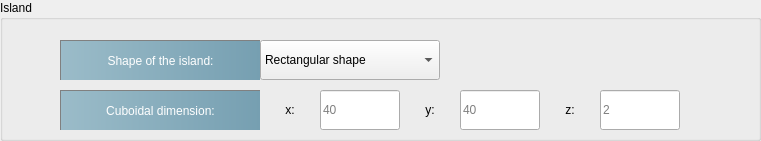
    <widget class="QGroupBox" name="groupBox_6">
     <property name="geometry">
      <rect>
       <x>70</x>
       <y>210</y>
       <width>761</width>
       <height>141</height>
      </rect>
     </property>
     <property name="title">
      <string>Island</string>
     </property>
     <widget class="QLabel" name="label_35">
      <property name="geometry">
       <rect>
        <x>60</x>
        <y>40</y>
        <width>200</width>
        <height>40</height>
       </rect>
      </property>
      <property name="minimumSize">
       <size>
        <width>0</width>
        <height>20</height>
       </size>
      </property>
      <property name="styleSheet">
       <string notr="true">QLabel{
	background-color: qlineargradient(spread:pad, x1:0, y1:0, x2:1, y2:0, stop:0 rgba(155, 188, 201, 255), stop:1 rgba(118, 159, 177, 255))	;
	padding:5px 10px;
width:200px;
height:20px;
	color:white;
border-left: 1px solid gray;
border-top:1px solid gray;
qproperty-alignment: AlignCenter;
width:180px;
height:40px;
}

</string>
      </property>
      <property name="text">
       <string>Shape of the island:</string>
      </property>
      <property name="alignment">
       <set>Qt::AlignCenter</set>
      </property>
     </widget>
     <widget class="QLabel" name="label_36">
      <property name="geometry">
       <rect>
        <x>60</x>
        <y>90</y>
        <width>200</width>
        <height>40</height>
       </rect>
      </property>
      <property name="minimumSize">
       <size>
        <width>0</width>
        <height>20</height>
       </size>
      </property>
      <property name="styleSheet">
       <string notr="true">QLabel{
	background-color: qlineargradient(spread:pad, x1:0, y1:0, x2:1, y2:0, stop:0 rgba(155, 188, 201, 255), stop:1 rgba(118, 159, 177, 255))	;
	padding:5px 10px;
width:200px;
height:20px;
	color:white;
border-left: 1px solid gray;
border-top:1px solid gray;
qproperty-alignment: AlignCenter;
width:180px;
height:40px;
}

</string>
      </property>
      <property name="text">
       <string>Cuboidal dimension:</string>
      </property>
      <property name="alignment">
       <set>Qt::AlignCenter</set>
      </property>
     </widget>
     <widget class="QComboBox" name="choiceIslandShape_Combo">
      <property name="geometry">
       <rect>
        <x>260</x>
        <y>40</y>
        <width>180</width>
        <height>40</height>
       </rect>
      </property>
      <property name="minimumSize">
       <size>
        <width>74</width>
        <height>40</height>
       </size>
      </property>
      <property name="maximumSize">
       <size>
        <width>1000</width>
        <height>16777215</height>
       </size>
      </property>
      <property name="toolTip">
       <string>&lt;html&gt;&lt;head/&gt;&lt;body&gt;&lt;p&gt;Island in-plane shape: &lt;/p&gt;&lt;p&gt;0 means 2d array in 'islandShape.in'.&lt;/p&gt;&lt;p&gt;1 means rectangular.&lt;/p&gt;&lt;p&gt;2 means elliptical shape defined in the next line (only for nf/=0 and ni3/=0).&lt;/p&gt;&lt;/body&gt;&lt;/html&gt;</string>
      </property>
      <property name="currentIndex">
       <number>1</number>
      </property>
      <item>
       <property name="text">
        <string>Islandshape.in</string>
       </property>
      </item>
      <item>
       <property name="text">
        <string>Rectangular shape</string>
       </property>
      </item>
      <item>
       <property name="text">
        <string>Elliptical shape</string>
       </property>
      </item>
     </widget>
     <widget class="QLineEdit" name="ni1_LE">
      <property name="geometry">
       <rect>
        <x>320</x>
        <y>90</y>
        <width>80</width>
        <height>40</height>
       </rect>
      </property>
      <property name="minimumSize">
       <size>
        <width>80</width>
        <height>40</height>
       </size>
      </property>
      <property name="maximumSize">
       <size>
        <width>80</width>
        <height>16777215</height>
       </size>
      </property>
      <property name="toolTip">
       <string>&lt;html&gt;&lt;head/&gt;&lt;body&gt;&lt;p&gt;Number of grids along length (x direction) of the magnetic island (only for choiceIslandShape=1,2 and nf=0)&lt;/p&gt;&lt;/body&gt;&lt;/html&gt;</string>
      </property>
      <property name="placeholderText">
       <string>40</string>
      </property>
     </widget>
     <widget class="QLabel" name="ni1_LB">
      <property name="geometry">
       <rect>
        <x>260</x>
        <y>90</y>
        <width>60</width>
        <height>40</height>
       </rect>
      </property>
      <property name="minimumSize">
       <size>
        <width>60</width>
        <height>20</height>
       </size>
      </property>
      <property name="maximumSize">
       <size>
        <width>60</width>
        <height>16777215</height>
       </size>
      </property>
      <property name="toolTip">
       <string>&lt;html&gt;&lt;head/&gt;&lt;body&gt;&lt;p&gt;Number of grids along length (x direction) of the magnetic island (only for choiceIslandShape=1,2 and nf=0)&lt;/p&gt;&lt;/body&gt;&lt;/html&gt;</string>
      </property>
      <property name="text">
       <string>x:</string>
      </property>
      <property name="alignment">
       <set>Qt::AlignCenter</set>
      </property>
     </widget>
     <widget class="QLabel" name="ni2_LB">
      <property name="geometry">
       <rect>
        <x>400</x>
        <y>90</y>
        <width>60</width>
        <height>40</height>
       </rect>
      </property>
      <property name="minimumSize">
       <size>
        <width>60</width>
        <height>20</height>
       </size>
      </property>
      <property name="maximumSize">
       <size>
        <width>60</width>
        <height>16777215</height>
       </size>
      </property>
      <property name="toolTip">
       <string>&lt;html&gt;&lt;head/&gt;&lt;body&gt;&lt;p&gt;Number of grids along width (y direction) of the magnetic island (only for choiceIslandShape=1,2 and nf=0)&lt;/p&gt;&lt;/body&gt;&lt;/html&gt;</string>
      </property>
      <property name="text">
       <string>y:</string>
      </property>
      <property name="alignment">
       <set>Qt::AlignCenter</set>
      </property>
     </widget>
     <widget class="QLineEdit" name="ni2_LE">
      <property name="geometry">
       <rect>
        <x>460</x>
        <y>90</y>
        <width>80</width>
        <height>40</height>
       </rect>
      </property>
      <property name="minimumSize">
       <size>
        <width>80</width>
        <height>40</height>
       </size>
      </property>
      <property name="maximumSize">
       <size>
        <width>80</width>
        <height>16777215</height>
       </size>
      </property>
      <property name="toolTip">
       <string>&lt;html&gt;&lt;head/&gt;&lt;body&gt;&lt;p&gt;Number of grids along width (y direction) of the magnetic island (only for choiceIslandShape=1,2 and nf=0)&lt;/p&gt;&lt;/body&gt;&lt;/html&gt;</string>
      </property>
      <property name="placeholderText">
       <string>40</string>
      </property>
     </widget>
     <widget class="QLabel" name="ni3_LB">
      <property name="geometry">
       <rect>
        <x>540</x>
        <y>90</y>
        <width>60</width>
        <height>40</height>
       </rect>
      </property>
      <property name="minimumSize">
       <size>
        <width>60</width>
        <height>20</height>
       </size>
      </property>
      <property name="maximumSize">
       <size>
        <width>60</width>
        <height>16777215</height>
       </size>
      </property>
      <property name="toolTip">
       <string>&lt;html&gt;&lt;head/&gt;&lt;body&gt;&lt;p&gt;Number of grids along depth (z direction) of the magnetic island (only for nf=0)&lt;/p&gt;&lt;/body&gt;&lt;/html&gt;</string>
      </property>
      <property name="text">
       <string>z:</string>
      </property>
      <property name="alignment">
       <set>Qt::AlignCenter</set>
      </property>
     </widget>
     <widget class="QLineEdit" name="ni3_LE">
      <property name="geometry">
       <rect>
        <x>600</x>
        <y>90</y>
        <width>80</width>
        <height>40</height>
       </rect>
      </property>
      <property name="minimumSize">
       <size>
        <width>80</width>
        <height>40</height>
       </size>
      </property>
      <property name="maximumSize">
       <size>
        <width>80</width>
        <height>16777215</height>
       </size>
      </property>
      <property name="toolTip">
       <string>&lt;html&gt;&lt;head/&gt;&lt;body&gt;&lt;p&gt;Number of grids along depth (z direction) of the magnetic island (only for nf=0)&lt;/p&gt;&lt;/body&gt;&lt;/html&gt;</string>
      </property>
      <property name="placeholderText">
       <string>2</string>
      </property>
     </widget>
    </widget>
